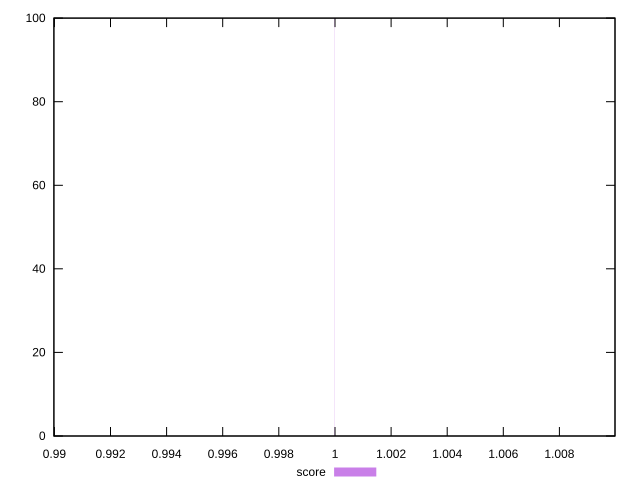

Recreate this plot in gnuplot.
reset
set terminal svg size 640, 490
set output "reprap/uses-long-cache-ttl/samples/pages+cached+noexternal+nofonts+nosvg+noimg+nocss+nojs/score/histogram.svg"

$score <<EOF
0.9999819950158799 100
EOF

set key outside below
set boxwidth 3.0151019046733304e-15
set yrange [0:100]
set style fill transparent solid 0.5 noborder

plot \
  $score title "score" with boxes, \


reset
